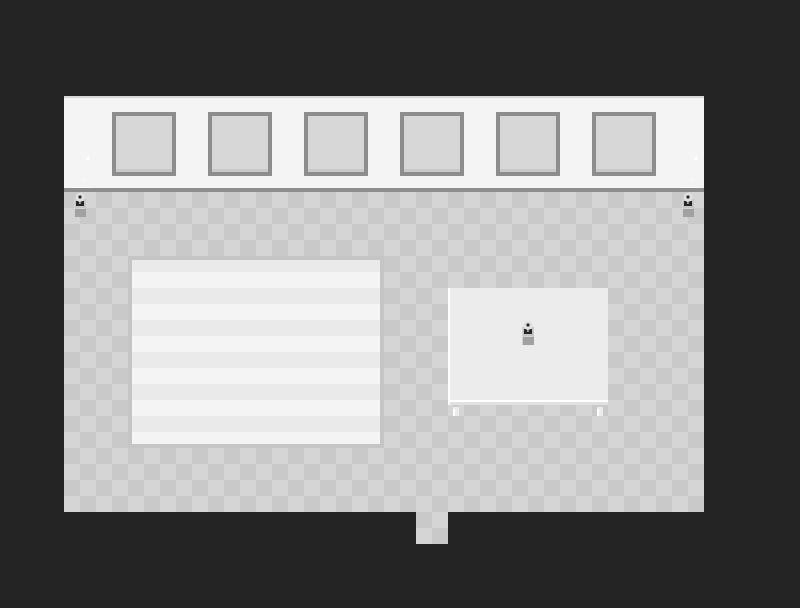

Rendered tile map (Tiled .tmx) drawn with the repository's tilesets; below, a short description and the map source with its tile grids summarised:
An orthogonal 25x19 tile map with 32x32 px tiles, 3 tile layers (ground1, ground2, foreground).

<map version="1.0" orientation="orthogonal" width="25" height="19" tilewidth="32" tileheight="32" backgroundcolor="#000000">
 <tileset firstgid="1" name="tileset_village" tilewidth="32" tileheight="32">
  <image source="tileset_village.png" width="640" height="320" />
  <tile id="7">
   <properties>
    <property name="passable" value="True" />
   </properties>
  </tile>
  <tile id="9">
   <properties>
    <property name="passable" value="True" />
   </properties>
  </tile>
  <tile id="10">
   <properties>
    <property name="door" value="True" />
    <property name="door_destination" value="24 37" />
    <property name="door_map" value="village" />
    <property name="passable" value="True" />
   </properties>
  </tile>
  <tile id="11">
   <properties>
    <property name="passable" value="True" />
   </properties>
  </tile>
  <tile id="112">
   <properties>
    <property name="passable" value="True" />
   </properties>
  </tile>
  <tile id="113">
   <properties>
    <property name="passable" value="True" />
   </properties>
  </tile>
  <tile id="114">
   <properties>
    <property name="passable" value="True" />
   </properties>
  </tile>
  <tile id="115">
   <properties>
    <property name="passable" value="True" />
   </properties>
  </tile>
  <tile id="132">
   <properties>
    <property name="passable" value="True" />
   </properties>
  </tile>
  <tile id="133">
   <properties>
    <property name="passable" value="True" />
   </properties>
  </tile>
  <tile id="134">
   <properties>
    <property name="passable" value="True" />
   </properties>
  </tile>
  <tile id="135">
   <properties>
    <property name="passable" value="True" />
   </properties>
  </tile>
 </tileset>
 <layer name="ground1" width="25" height="19">
  <data>[475 cells, 475 non-empty, 3 distinct tile ids]</data>
 </layer>
 <layer name="ground2" width="25" height="19">
  <data>[475 cells, 475 non-empty, 30 distinct tile ids]</data>
 </layer>
 <layer name="foreground" width="25" height="19">
  <data>[475 cells, 1 non-empty, 1 distinct tile ids]</data>
 </layer>
</map>
